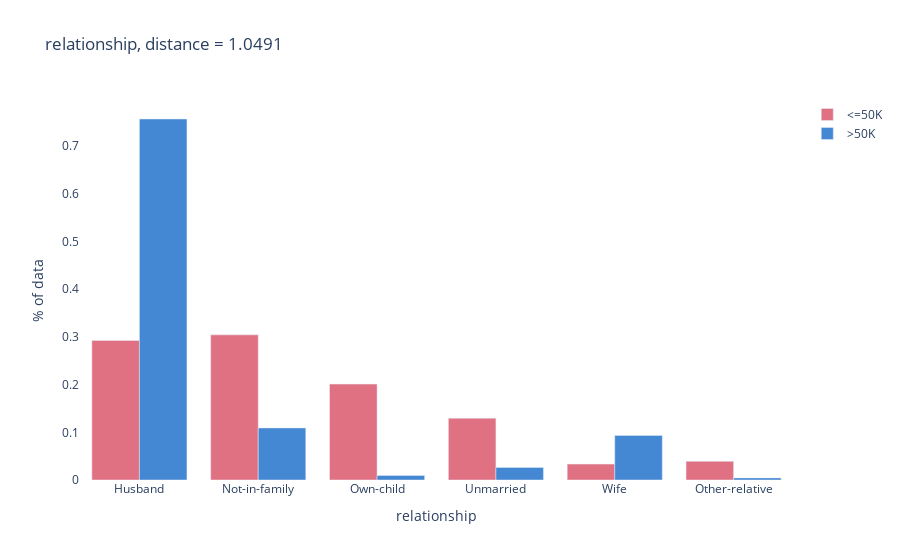
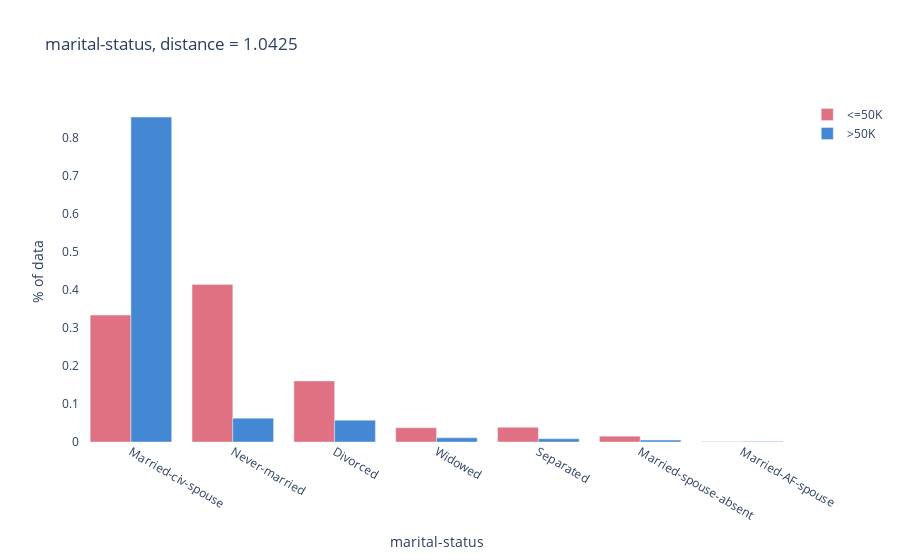
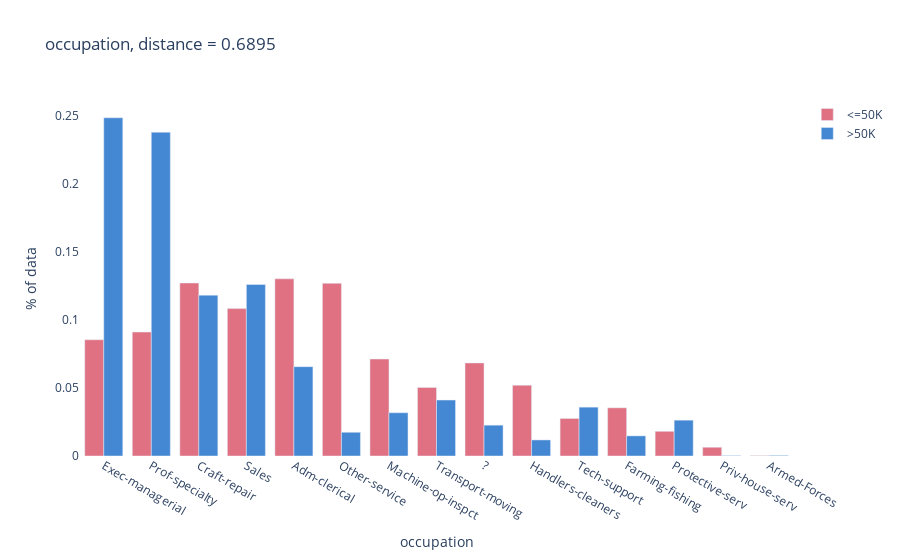
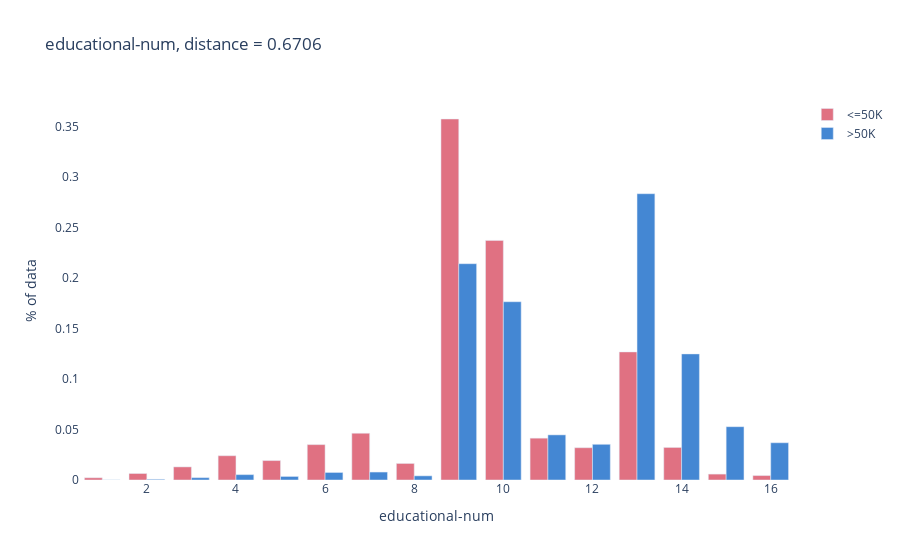

Notebook source saved alongside these figures, in order:
### Code cell
compare_categorical_features(data, categorical_feats, groupby=target)

### Figure 1 — Plotly figure (JSON) as saved in the notebook; plotly's stock layout.template omitted (floating-point values rounded to 4 significant figures)
{"data": [{"marker": {"color": "#E07182"}, "name": "<=50K", "type": "bar", "x": ["Husband", "Not-in-family", "Own-child", "Unmarried", "Wife", "Other-relative"], "y": [0.2926, 0.3043, 0.201, 0.1296, 0.03332, 0.03913]}, {"marker": {"color": "#4487D3"}, "name": ">50K", "type": "bar", "x": ["Husband", "Not-in-family", "Own-child", "Unmarried", "Wife", "Other-relative"], "y": [0.7569, 0.1092, 0.009498, 0.02644, 0.09352, 0.004449]}], "layout": {"barmode": "group", "hoverlabel": {"align": "right"}, "hovermode": "x", "paper_bgcolor": "white", "plot_bgcolor": "white", "title": {"text": "relationship, distance = 1.0491 "}, "xaxis": {"showgrid": false, "title": {"text": "relationship"}}, "yaxis": {"showgrid": false, "title": {"text": "% of data"}}}}

### Figure 2 — Plotly figure (JSON) as saved in the notebook; plotly's stock layout.template omitted (floating-point values rounded to 4 significant figures)
{"data": [{"marker": {"color": "#E07182"}, "name": "<=50K", "type": "bar", "x": ["Married-civ-spouse", "Never-married", "Divorced", "Widowed", "Separated", "Married-spouse-absent", "Married-AF-spouse"], "y": [0.3336, 0.414, 0.1605, 0.03741, 0.03851, 0.01534, 0.000619]}, {"marker": {"color": "#4487D3"}, "name": ">50K", "type": "bar", "x": ["Married-civ-spouse", "Never-married", "Divorced", "Widowed", "Separated", "Married-spouse-absent", "Married-AF-spouse"], "y": [0.8543, 0.06272, 0.05741, 0.01095, 0.008471, 0.004963, 0.001198]}], "layout": {"barmode": "group", "hoverlabel": {"align": "right"}, "hovermode": "x", "paper_bgcolor": "white", "plot_bgcolor": "white", "title": {"text": "marital-status, distance = 1.0425 "}, "xaxis": {"showgrid": false, "title": {"text": "marital-status"}}, "yaxis": {"showgrid": false, "title": {"text": "% of data"}}}}

### Figure 3 — Plotly figure (JSON) as saved in the notebook; plotly's stock layout.template omitted (floating-point values rounded to 4 significant figures)
{"data": [{"marker": {"color": "#E07182"}, "name": "<=50K", "type": "bar", "x": ["Exec-managerial", "Prof-specialty", "Craft-repair", "Sales", "Adm-clerical", "Other-service", "Machine-op-inspct", "Transport-moving", "?", "Handlers-cleaners", "Tech-support", "Farming-fishing", "Protective-serv", "Priv-house-serv", "Armed-Forces"], "y": [0.08553, 0.09119, 0.1273, 0.1084, 0.1303, 0.127, 0.07132, 0.05044, 0.06847, 0.05205, 0.02761, 0.03545, 0.01817, 0.006433, 0.0002691]}, {"marker": {"color": "#4487D3"}, "name": ">50K", "type": "bar", "x": ["Exec-managerial", "Prof-specialty", "Craft-repair", "Sales", "Adm-clerical", "Other-service", "Machine-op-inspct", "Transport-moving", "?", "Handlers-cleaners", "Tech-support", "Farming-fishing", "Protective-serv", "Priv-house-serv", "Armed-Forces"], "y": [0.2488, 0.2382, 0.1183, 0.1262, 0.06571, 0.01746, 0.03183, 0.04116, 0.02267, 0.01181, 0.03594, 0.0148, 0.02635, 0.0002567, 0.0004278]}], "layout": {"barmode": "group", "hoverlabel": {"align": "right"}, "hovermode": "x", "paper_bgcolor": "white", "plot_bgcolor": "white", "title": {"text": "occupation, distance = 0.6895 "}, "xaxis": {"showgrid": false, "title": {"text": "occupation"}}, "yaxis": {"showgrid": false, "title": {"text": "% of data"}}}}

### Figure 4 — Plotly figure (JSON) as saved in the notebook; plotly's stock layout.template omitted (floating-point values rounded to 4 significant figures)
{"data": [{"marker": {"color": "#E07182"}, "name": "<=50K", "type": "bar", "x": [9, 10, 13, 14, 11, 12, 15, 7, 6, 16, 4, 5, 8, 3, 2, 1], "y": [0.3574, 0.2372, 0.1268, 0.03224, 0.04142, 0.03197, 0.00584, 0.04629, 0.03504, 0.004387, 0.02403, 0.01924, 0.01639, 0.01297, 0.006433, 0.002207]}, {"marker": {"color": "#4487D3"}, "name": ">50K", "type": "bar", "x": [9, 10, 13, 14, 11, 12, 15, 7, 6, 16, 4, 5, 8, 3, 2, 1], "y": [0.2142, 0.1765, 0.2835, 0.1248, 0.04467, 0.03534, 0.05279, 0.007872, 0.007444, 0.03688, 0.005305, 0.003508, 0.004107, 0.00231, 0.0006845, 8.557e-05]}], "layout": {"barmode": "group", "hoverlabel": {"align": "right"}, "hovermode": "x", "paper_bgcolor": "white", "plot_bgcolor": "white", "title": {"text": "educational-num, distance = 0.6706 "}, "xaxis": {"showgrid": false, "title": {"text": "educational-num"}}, "yaxis": {"showgrid": false, "title": {"text": "% of data"}}}}
